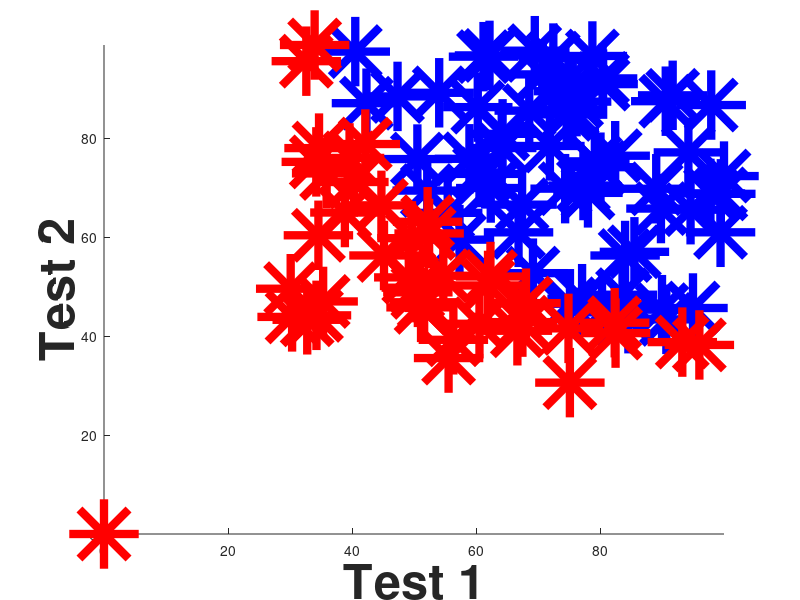

Reproduce this figure in MATLAB. (Note: this script raises an error after producing the figure.)
clear;
for clc = 0:30
    disp(" ");
end

% ===== Prediciton Function =====
function prob_z = predict(dataMat,coefficientVector)
  % dataMat = M x N
  % coefficientVector = N * 1
  %@return prob_z = M * 1
  z = dataMat * coefficientVector;
  prob_z = (1 / (1+exp(-1*z)));
return
end

% ===== Cost Function =====
function cost_z = cost_function(dataMat,coefficientVector,yValuesMat)
  observations = size(dataMat,1); % Get number of Rows;bascially how many data sets do we have?
  predictions = predict(dataMat,coefficientVector);
  #Take the error when label=1 ; y*-log(h(0)) 
  class1_cost = yValuesMat * (-1 * log(predictions));
  #Take the error when label=0 ; (1-y)*-log(h(0)) 
  class2_cost = (1-yValuesMat) * (-1 * log(1-predictions));

  #Take the sum of both costs
  cost = class1_cost - class2_cost;
  #Take the average cost
  cost_z = sum(cost)/observations;

return
end

% ==== Update Coefficients ====
function coefficients = cost_function(dataMat,coefficientVector,yValuesMat,alpha)
  N = size(dataMat,1);
  coefficients = coefficientVector;
  
  % 1 - Get Predictions
  predictions = predict(dataMat,coefficientVector);
  
  % 2 - Transpose features from (100, 3) to (3, 100) [1 c0 c1]
  % So we can multiply w the (100,1)  cost matrix.
  % Returns a (3,1) matrix holding 3 partial derivatives --
  % one for each feature -- representing the aggregate
  % slope of the cost function across all observations
  gradient = transpose(dataMat) * (predictions - yValuesMat);

  % 3 - Take the average cost derivative for each feature
  gradient = gradient / N;
 
  % 4 - Multiply the gradient by our learning rate
  gradient = gradient * alpha;
  
  %5 - Subtract from our weights to minimize cost
  coefficients = coefficients - gradient;

return
end
% ===== MAIN =====
data = csvread('test-score.csv');
dataMatrix = data(:,1:size(data,2)-1); % data Matrix
y = data(:,size(data,2));   % Y vector
coefficientVector = (zeros(size(dataMatrix,2),1)); % vector of zeros
clear data; % no need to keep data anymore
 
posClass = find(y==1); % get rows # that have y = 1
negClass = find(y==0); % get rows # that have y = 1

figure;hold on
p1=plot(dataMatrix(posClass,1), dataMatrix(posClass,2), 'b*');
p2=plot(dataMatrix(negClass,1), dataMatrix(negClass,2), 'r*');
set(p1, 'LineWidth' , 50);
set(p2, 'LineWidth' , 50);
axis tight;
xlabel('Test 1','FontSize',35,'FontWeight','bold');
ylabel('Test 2','FontSize',35,'FontWeight','bold');

% Start to do Logistic Regression
totalCost = cost_function(dataMatrix,coefficientVector,y);

% minimize cost using gradient descent

